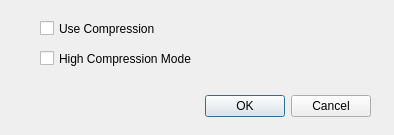
<?xml version="1.0" encoding="UTF-8"?>
<ui version="4.0">
 <class>SettingsDialog</class>
 <widget class="QDialog" name="SettingsDialog">
  <property name="geometry">
   <rect>
    <x>0</x>
    <y>0</y>
    <width>394</width>
    <height>135</height>
   </rect>
  </property>
  <property name="windowTitle">
   <string>Settings</string>
  </property>
  <widget class="QDialogButtonBox" name="buttonBox">
   <property name="geometry">
    <rect>
     <x>30</x>
     <y>90</y>
     <width>341</width>
     <height>32</height>
    </rect>
   </property>
   <property name="orientation">
    <enum>Qt::Horizontal</enum>
   </property>
   <property name="standardButtons">
    <set>QDialogButtonBox::Cancel|QDialogButtonBox::Ok</set>
   </property>
  </widget>
  <widget class="QCheckBox" name="useCompressionCheckBox">
   <property name="geometry">
    <rect>
     <x>40</x>
     <y>20</y>
     <width>181</width>
     <height>17</height>
    </rect>
   </property>
   <property name="whatsThis">
    <string>&lt;html&gt;&lt;head/&gt;&lt;body&gt;&lt;p&gt;&lt;span style=&quot; font-weight:600;&quot;&gt;Use Compression&lt;/span&gt; will toggle whether or not your LSV-styled saves will be compressed, upon saving.&lt;/p&gt;&lt;/body&gt;&lt;/html&gt;</string>
   </property>
   <property name="text">
    <string>Use Compression</string>
   </property>
  </widget>
  <widget class="QCheckBox" name="highCompressionCheckBox">
   <property name="geometry">
    <rect>
     <x>40</x>
     <y>50</y>
     <width>181</width>
     <height>17</height>
    </rect>
   </property>
   <property name="whatsThis">
    <string>&lt;html&gt;&lt;head/&gt;&lt;body&gt;&lt;p&gt;&lt;span style=&quot; font-weight:600;&quot;&gt;High Compression Mode &lt;/span&gt;will take longer to compress but yield a more compressed output when saving. Toggle off for faster compression times but larger output.  Does not affect decompression speed.&lt;/p&gt;&lt;/body&gt;&lt;/html&gt;</string>
   </property>
   <property name="text">
    <string>High Compression Mode</string>
   </property>
  </widget>
 </widget>
 <resources/>
 <connections>
  <connection>
   <sender>buttonBox</sender>
   <signal>accepted()</signal>
   <receiver>SettingsDialog</receiver>
   <slot>accept()</slot>
   <hints>
    <hint type="sourcelabel">
     <x>248</x>
     <y>254</y>
    </hint>
    <hint type="destinationlabel">
     <x>157</x>
     <y>274</y>
    </hint>
   </hints>
  </connection>
  <connection>
   <sender>buttonBox</sender>
   <signal>rejected()</signal>
   <receiver>SettingsDialog</receiver>
   <slot>reject()</slot>
   <hints>
    <hint type="sourcelabel">
     <x>316</x>
     <y>260</y>
    </hint>
    <hint type="destinationlabel">
     <x>286</x>
     <y>274</y>
    </hint>
   </hints>
  </connection>
 </connections>
</ui>
